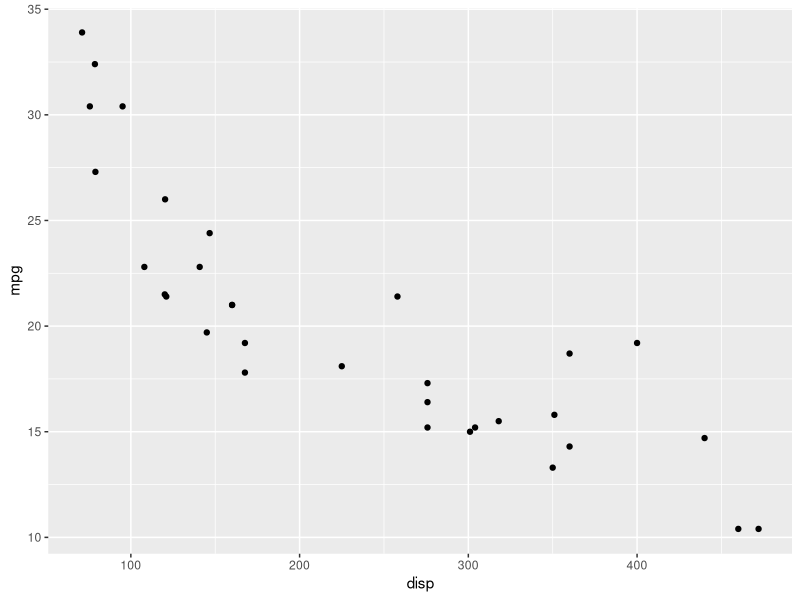
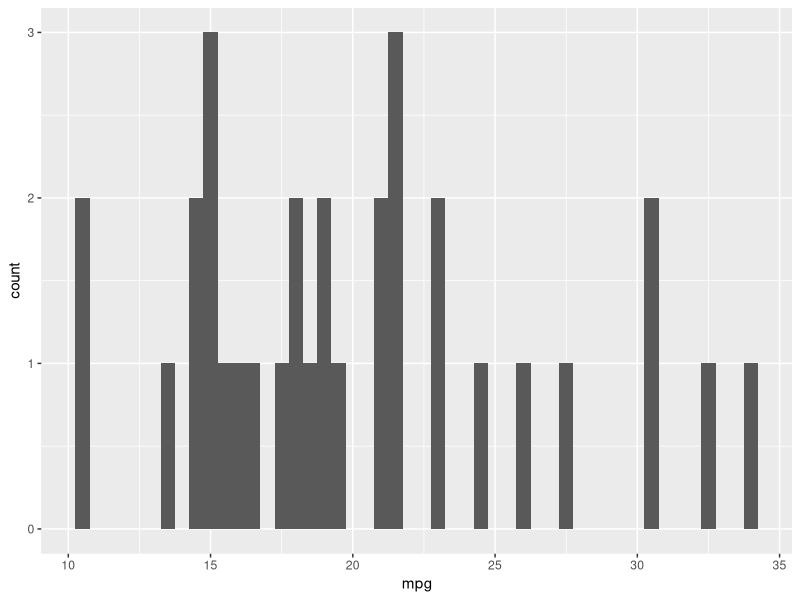
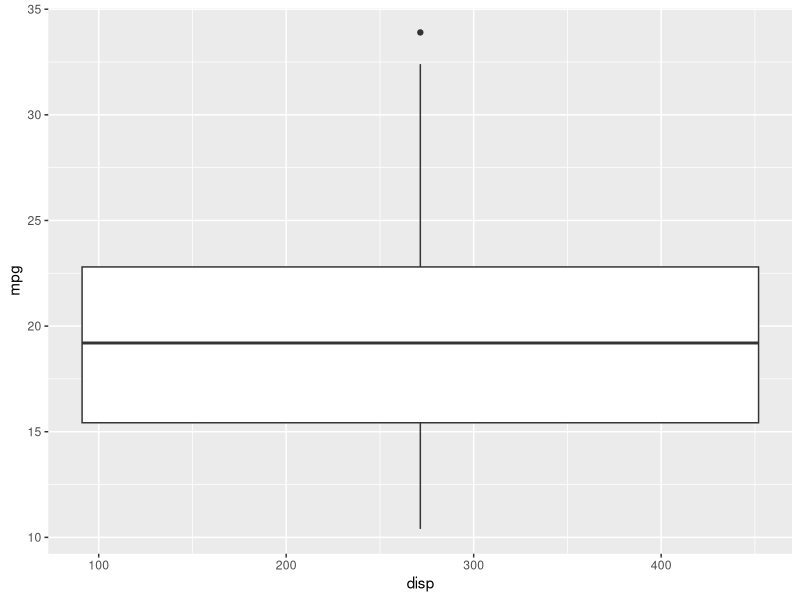
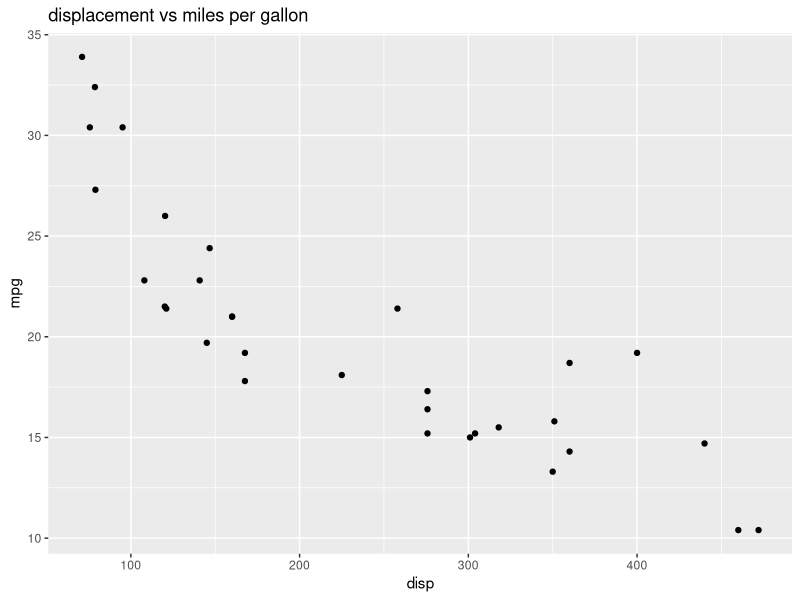
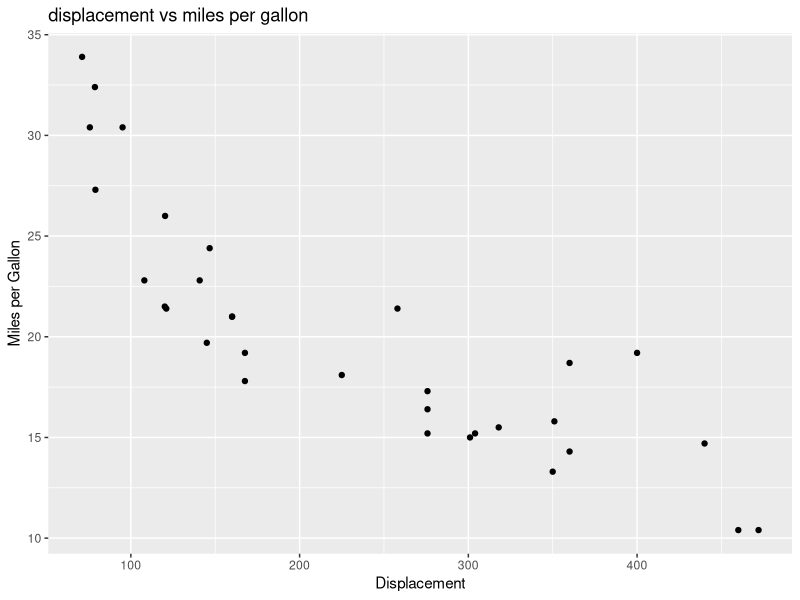
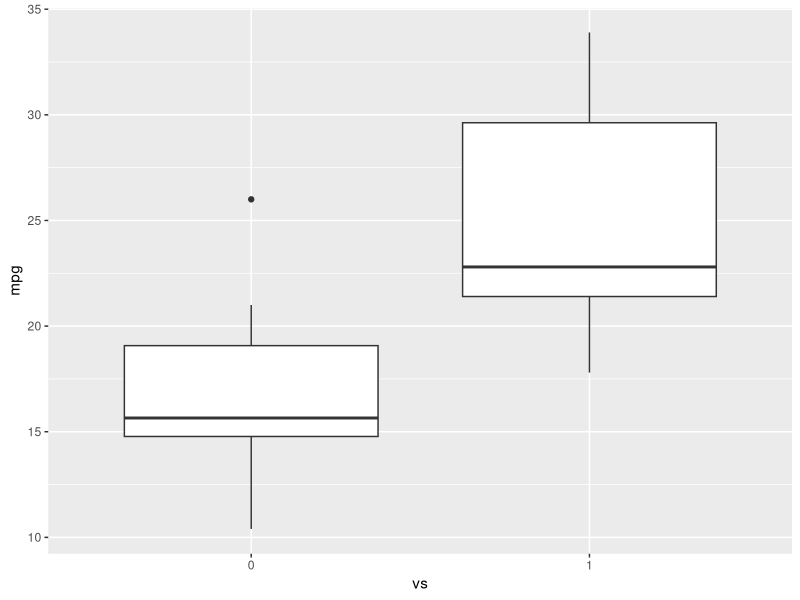

Recreate these plots in R, in order. (Note: this script raises an error after producing the figures.)
library (datasets)
data(iris)
View(iris) 

unique(iris$Species)
#the code unique allows me to show the type of the data based on my request
#si quisiera ver el tipo de especies que tengo el codigo me traerá todos los valores encontrados
#lets bring another example
library(datasets)#for loading the data

data("mtcars")#this is another data set

head(mtcars,5)#the head function is used to show the first rows, like a preview 6 by default

?mtcars#this is for having information in the help tab

library(ggplot2) #importing the ggplot package
#in case is not working you have to install the package
install.packages("ggplot2")
ggplot(aes(x=disp,y=mpg,),data=mtcars)+geom_point()
#geom_point is for scatter plots
View(mtcars)
#lets try another type of graphics
ggplot(data =mtcars,aes(x = mpg))+geom_histogram(binwidth = 0.5)
#para histogramas
ggplot(aes(x=disp,y=mpg,),data=mtcars)+geom_boxplot()
#we could add anothers but for this example lets done here
#Add a title

ggplot(aes(x=disp,y=mpg,),data=mtcars)+geom_point()+ggtitle("displacement vs miles per gallon")
#everytime we would like to add things in R we have to add it with symbol plus and the action
#change axis name

ggplot(aes(x=disp,y=mpg,),data=mtcars)+geom_point()+ggtitle("displacement vs miles per gallon") + labs(x = "Displacement", y = "Miles per Gallon")

#for adding title ggtitle for adding labels labs

#make vs a factor
mtcars$vs <- as.factor(mtcars$vs)
str(mtcars)

#create boxplot of the distribution for v-shaped and straight Engine

ggplot(aes(x=vs, y=mpg), data = mtcars) + geom_boxplot()

#lets add some color to the boxplot
ggplot(aes(x=vs,y=mpg, fill = vs),data("mtcars"))+geom_boxplot(alpha=0.3)+theme(legend.position = "none")
  #si en el comando aes utilizamos el data dentro del parentesis la función estara incorrecta
ggplot(aes(x=vs, y=mpg, fill= vs),data=mtcars)+geom_boxplot(alpha=0.2)+theme(legend.position = "none")
#esta seria la forma correcta para dar color a los gráficos
ggplot(aes(x=vs, y=mpg, fill = vs), data = mtcars) + 
  geom_boxplot(alpha=0.3) +
  theme(legend.position="bottom")
#we can add the legend in this case we will add the legend in the bottom

#using another variables, lets do it for weight
ggplot(aes(x=wt),data=mtcars) + geom_histogram(binwidth=0.5)

#lets do the plotbox
mtcars$vs <- as.factor(mtcars$vs)
ggplot(aes(x=vs, y=wt, fill=vs), data= mtcars)+geom_boxplot(alpha=0.5)+theme(legend.position = "top")
